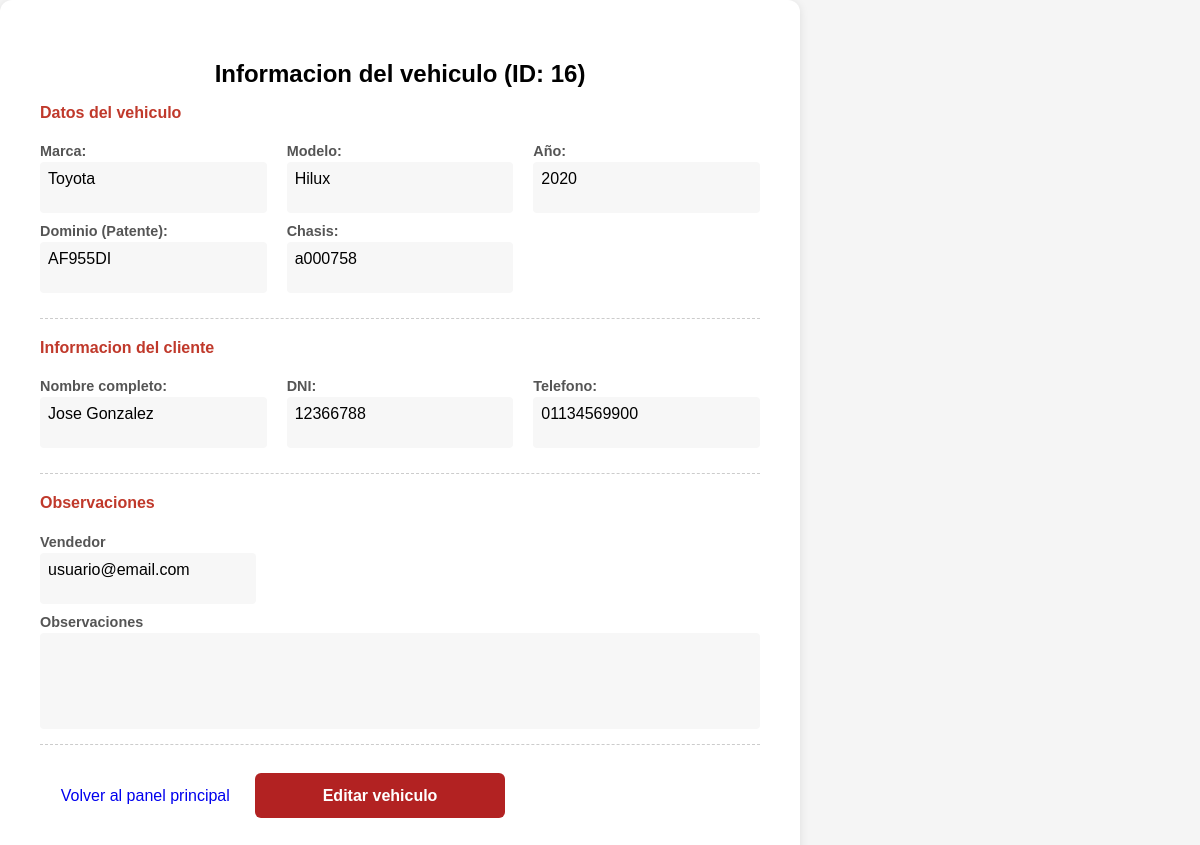
Page /vehiculos/ver_info.php?id=16 (signed in) on the committed database.
### tables this page shows
CREATE TABLE `vehiculos` (
  `id` int(11) NOT NULL,
  `marca` varchar(20) NOT NULL,
  `modelo` varchar(100) NOT NULL,
  `dominio` varchar(20) DEFAULT NULL,
  `anio` year(4) NOT NULL,
  `chasis` varchar(50) NOT NULL,
  `descripcion` text DEFAULT NULL,
  `cliente_id` int(11) DEFAULT NULL,
  `vendedor_id` int(11) NOT NULL
);

CREATE TABLE `clientes` (
  `id` int(11) NOT NULL,
  `dni` varchar(20) NOT NULL,
  `nombre` varchar(100) NOT NULL,
  `apellido` varchar(100) NOT NULL,
  `tel` varchar(30) DEFAULT NULL
);

CREATE TABLE `usuarios` (
  `id` int(11) NOT NULL,
  `usuario` varchar(50) DEFAULT NULL,
  `password` varchar(255) NOT NULL,
  `rol` tinyint(1) NOT NULL DEFAULT 2,
  `estado` tinyint(1) NOT NULL DEFAULT 1
);

### vehiculos/ver_info.php (the view, shortened to what this page needs)
<?php
require __DIR__ . '/../includes/db.php';
$id_vehiculo = $_GET['id'] ?? null;
$motor_busqueda = "
    SELECT
        v.marca, v.modelo, v.anio, v.dominio, v.chasis, v.descripcion,
        u.usuario AS vendedor,
        c.nombre AS cliente_nombre,
        c.apellido AS cliente_apellido,
        c.dni AS cliente_dni,
        c.tel AS cliente_tel
    FROM vehiculos v
    JOIN usuarios u ON v.vendedor_id = u.id
    JOIN clientes c ON v.cliente_id = c.id
    WHERE v.id = ?
";
$stmt = $conn->prepare($motor_busqueda);
$stmt->execute([$id_vehiculo]);
$info_vehiculo = $stmt->fetch(PDO::FETCH_ASSOC);
?>
<!DOCTYPE html>
<html lang="es">
<head>
    <link rel="stylesheet" href="../css/style.css">
</head>
<body>
    <div class="container">
        <div class="card">
            <h2>Informacion del vehiculo (ID: <?= $id_vehiculo ?>)</h2>
            <div class="info-group">
                <h4>Datos del vehiculo</h4>
                <div class="info-row">
                    <div class="info-item">
                        <span class="info-label">Marca:</span>
                        <span class="info-value"><?= htmlspecialchars($info_vehiculo['marca']) ?></span>
                    </div>
                    <div class="info-item">
                        <span class="info-label">Modelo:</span>
                        <span class="info-value"><?= htmlspecialchars($info_vehiculo['modelo']) ?></span>
                    </div>
                    <div class="info-item">
                        <span class="info-label">Año:</span>
                        <span class="info-value"><?= htmlspecialchars($info_vehiculo['anio']) ?></span>
                    </div>
                </div>
                <div class="info-row">
                    <div class="info-item">
                        <span class="info-label">Dominio (Patente):</span>
                        <span class="info-value"><?= htmlspecialchars($info_vehiculo['dominio']) ?></span>
                    </div>
                    <div class="info-item">
                        <span class="info-label">Chasis:</span>
                        <span class="info-value"><?= htmlspecialchars($info_vehiculo['chasis']) ?></span>
                    </div>
                </div>
            </div>
            <div class="info-group">
                <h4>Informacion del cliente</h4>
                    <div class="info-row">
                        <div class="info-item">
                            <span class="info-label">Nombre completo:</span>
                            <span class="info-value"><?= htmlspecialchars($info_vehiculo['cliente_nombre'] . ' ' . $info_vehiculo['cliente_apellido']) ?></span>
                        </div>
                        <div class="info-item">
                            <span class="info-label">DNI:</span>
                            <span class="info-value"><?= htmlspecialchars($info_vehiculo['cliente_dni'] ) ?></span>
                        </div>
                        <div class="info-item">
                            <span class="info-label">Telefono:</span>
                            <span class="info-value"><?= htmlspecialchars($info_vehiculo['cliente_tel'] ?? 'no registrado') ?></span>
                        </div>
                     </div>
    </div>
            <div class="info-group">
                <h4>Observaciones</h4>
                <div class="info-row">
                    <div class="info-item" style="flex: 0 0 30%;"> <span class="info-label">Vendedor</span>
                        <span class="info-value"><?= htmlspecialchars($info_vehiculo['vendedor']) ?></span>
                    </div>
                </div>
                <span class="info-label">Observaciones</span>
                <div class="info-value" style="min-height: 80px;"><?= htmlspecialchars($info_vehiculo['descripcion']) ?></div>
            </div>
            <a href="../index.php" class="btn secondary">Volver al panel principal</a>
            <a href="editar_vehiculo.php?id=<?= $id_vehiculo ?>" class="btn primary">Editar vehiculo</a>
        </div>
    </div>
</body>
</html>

### css/style.css (style rules this page uses)
body { font-family: Arial, sans-serif; background-color: #f5f5f5; margin: 0; padding: 0; }
.container { display: flex; justify-content: center; align-items: center; min-height: 100vh; }
.card { background: #fff; padding: 2rem; border-radius: 12px; box-shadow: 0 2px 10px rgba(0,0,0,0.1); max-width: 900px; width: 100%; }
h2, h3 { color: #000000; margin-bottom: 1rem; text-align: center; }
.btn { border-radius: 8px; text-decoration: none; text-align: center; cursor: pointer; padding: 0.5rem 1rem; margin: 0.3rem; display: inline-block; }
.btn.primary { background: #b22222; color: #fff; display: inline-block; width: 100%; max-width: 250px; margin: 0.5rem auto; text-align: center; height: 45px; line-height: 45px; padding: 0; border-radius: 6px; font-size: 1rem; font-weight: bold; border: #000; cursor: pointer; }
.btn.primary { background: #b22222; color: #fff; display: inline-block; min-width: 160px; margin: 0.5rem auto; }

### vehiculos/ver_info.php (style rules this page uses)
.container { max-width: 800px; }
.card { padding: 40px; }
.info-group { margin-bottom: 20px; border-bottom: 1px dashed #ccc; padding-bottom: 15px; }
.info-group h4 { color: #c0392b; margin-top: 0; }
.info-row { display: flex; gap: 20px; margin-bottom: 10px; flex-wrap: wrap; }
.info-item { flex: 1; min-width: 150px; }
.info-label { font-weight: bold; color: #555; display: block; margin-bottom: 3px; font-size: 0.9em; }
.info-value { background-color: #f7f7f7; padding: 8px; border-radius: 4px; white-space: pre-wrap; word-wrap: break-word; display: block; min-height: 35px; }

### rows in the picture
vehiculos: marca "Toyota", modelo "Hilux", anio "2020", dominio "AF955DI", chasis "a000758", cliente.apellido "Jose Gonzalez", cliente.dni "12366788", cliente.tel "01134569900", vendedor.usuario "usuario@email.com"

### other values in the picture
$id_vehiculo "16"
